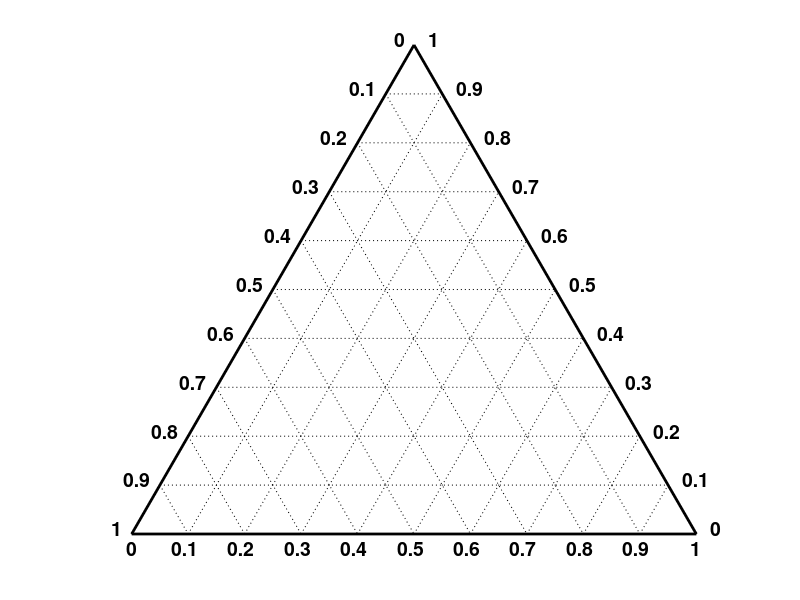

Write MATLAB code to recreate this figure.
function [h] = Ternary(varargin)
%sets up axes for ternary diagram
%arguments
%ntick - number of tick marks on the axes (default is 11); if set to zero,
%then tick values are contained in varargin{3}
%composition - composition by which the gridlines are perturbed
if nargin == 0
    ntick = 11;
else
    ntick = varargin{1};
end
hold off
h = fill([0 1 0.5 0], [0 0 sqrt(3)/2 0], 'w', 'linewidth', 2);
axis image
axis off
hold on
label = linspace(0, 1, ntick);
if nargin < 2
    label = linspace(0, 1, ntick);
    for i = 1:ntick
        plot([label(i) 0.5*(1 + label(i))], [0 0.866*(1 - label(i))], ...
             ':k', 'linewidth', 0.75)
        plot([0.5*(1 - label(i)) 1 - label(i)], ...
            [0.866*(1 - label(i)) 0], ':k', 'linewidth', 0.75)
        plot([0.5*label(i) 1 - 0.5*label(i)], ...
             [0.866*label(i) 0.866*label(i)], ':k', 'linewidth', 0.75)
        text(1 - 0.5*label(i) + .025, sqrt(3)*label(i)/2 + 0.01, ...
             num2str(label(i), 3), 'FontSize', 14, 'FontWeight', 'bold');
        str = num2str(label(i), 3);
        text(label(i) - 0.02*length(str)/2, -.025, str, 'FontSize', 14,...
             'FontWeight', 'bold');
        str = num2str(label(i), 3);
        text(0.5*(1 - label(i)) - 0.015*(length(str) - 1) -.035, ...
             sqrt(3)/2*(1 - label(i)) + .01, str, 'FontSize', 14, ...
             'FontWeight', 'bold');
    end
elseif nargin == 2
    label = linspace(0, 1, ntick);
    y = varargin{2};
    for i = 1:ntick
         x1 = Comp_to_Cart(Perturbation(Cart_to_Comp([label(i) 0]), y));
         
         x2 = Comp_to_Cart(Perturbation( ... 
              Cart_to_Comp([0.5*(1 +label(i)) 0.866*(1 - label(i))]), y));
         plot([x1(1) x2(1)], [x1(2) x2(2)], ':k', 'linewidth', 0.75)
         x1 = Comp_to_Cart(Perturbation( ...
              Cart_to_Comp([0.5*(1 - label(i)) 0.866*(1 - label(i))]), y));
         x2 = Comp_to_Cart(Perturbation( ...
             Cart_to_Comp([1 - label(i) 0]), y));
         plot([x1(1) x2(1)], [x1(2) x2(2)], ':k', 'linewidth', 0.75)
         x1 = Comp_to_Cart(Perturbation(Cart_to_Comp([0.5*label(i) ...
              0.866*label(i)]), y));
         x2 = Comp_to_Cart(Perturbation( ...
              Cart_to_Comp([1 - 0.5*label(i) 0.866*label(i)]), y));
         plot([x1(1) x2(1)], [x1(2) x2(2)], ':k', 'linewidth', 0.75)
         x1 = Comp_to_Cart(Perturbation( ...
              Cart_to_Comp([1 - 0.5*label(i) 0.866*label(i)]), y));
         text(x1(1) + .025, x1(2) + 0.01, num2str(label(i), 3), ...
              'FontSize', 14, 'FontWeight', 'bold');
         x1 = Comp_to_Cart(Perturbation(Cart_to_Comp([label(i) 0]), y));
         str = num2str(label(i), 3);
         text(x1(1) - 0.02*length(str)/2, x1(2)-.025, str, 'FontSize', ...
             14, 'FontWeight', 'bold');
         x1 = Comp_to_Cart(Perturbation( ...
              Cart_to_Comp([0.5*(1 - label(i)) 0.866*(1 - label(i))]), y));
         str = num2str(label(i), 3);
         text(x1(1) - .015*(length(str) - 1) - .035, x1(2) + .01, str, ...
             'FontSize', 14, 'FontWeight', 'bold');
    end
else
    label = varargin{3};
    ntick = length(label);
    for i = 1:ntick
         y = varargin{2};
         x1 = Comp_to_Cart(Perturbation(Cart_to_Comp([label(i) 0]), y));
         x2 = Comp_to_Cart(Perturbation( ...
              Cart_to_Comp([0.5*(1 +label(i)) 0.866*(1 - label(i))]), y));
         plot([x1(1) x2(1)], [x1(2) x2(2)], ':k', 'linewidth', 0.75)
         x1 = Comp_to_Cart(Perturbation( ...
              Cart_to_Comp([0.5*(1 - label(i)) 0.866*(1 - label(i))]), y));
         x2 = Comp_to_Cart(Perturbation( ...
             Cart_to_Comp([1 - label(i) 0]), y));
         plot([x1(1) x2(1)], [x1(2) x2(2)], ':k', 'linewidth', 0.75)
         x1 = Comp_to_Cart(Perturbation(Cart_to_Comp([0.5*label(i) ...
              0.866*label(i)]), y));
         x2 = Comp_to_Cart(Perturbation( ...
              Cart_to_Comp([1 - 0.5*label(i) 0.866*label(i)]), y));
         plot([x1(1) x2(1)], [x1(2) x2(2)], ':k', 'linewidth', 0.75)
         x1 = Comp_to_Cart(Perturbation( ...
              Cart_to_Comp([1 - 0.5*label(i) 0.866*label(i)]), y));
         text(x1(1) + .025, x1(2) + 0.01, num2str(label(i), 3), ...
              'FontSize', 14, 'FontWeight', 'bold');
         x1 = Comp_to_Cart(Perturbation(Cart_to_Comp([label(i) 0]), y));
         str = num2str(label(i), 3);
         text(x1(1) - 0.02*length(str)/2, x1(2)-.025, str, 'FontSize', ...
             14, 'FontWeight', 'bold');
         x1 = Comp_to_Cart(Perturbation( ...
              Cart_to_Comp([0.5*(1 - label(i)) 0.866*(1 - label(i))]), y));
         str = num2str(label(i), 3);
         text(x1(1) - .015*(length(str) - 1) - .035, x1(2) + .01, str, ...
             'FontSize', 14, 'FontWeight', 'bold');
    end
end
end
